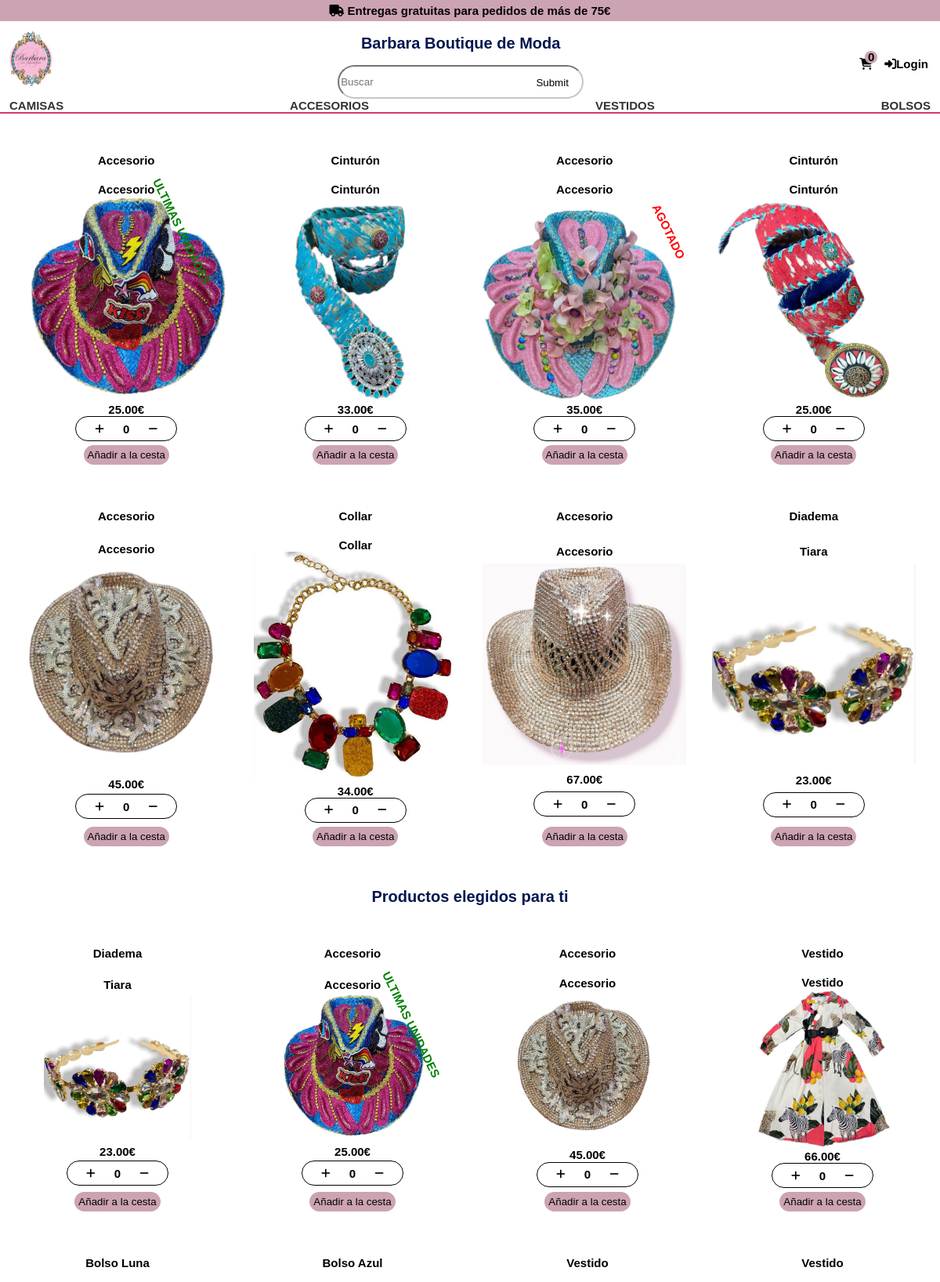
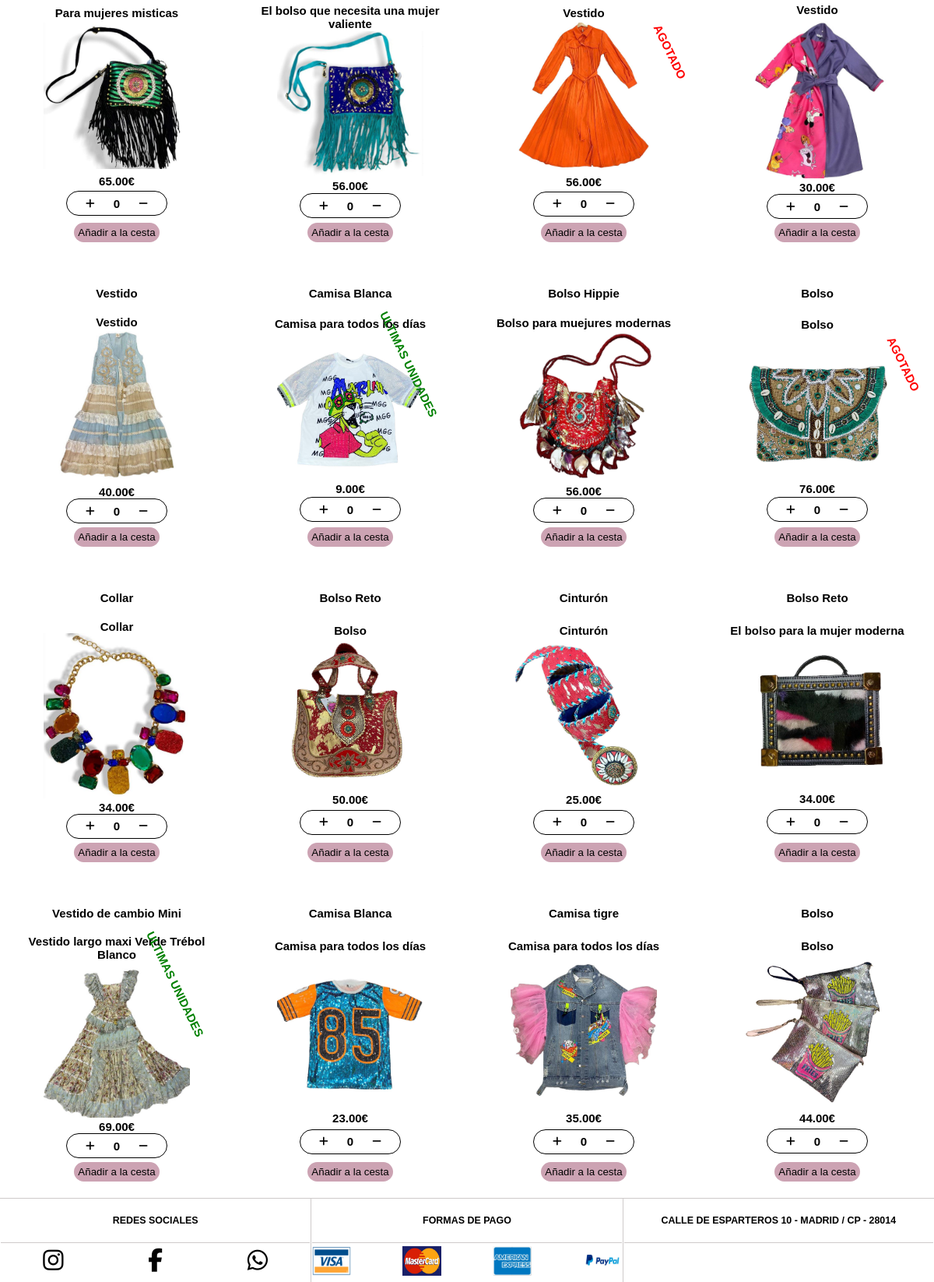
The app's page /php/controlador/accesorios.php with its own data (2 pictures, top to bottom).
### tables this page shows
CREATE TABLE `producto` (
  `id_producto` int NOT NULL AUTO_INCREMENT,
  `nombre` varchar(30) DEFAULT NULL,
  `titulo` varchar(100) DEFAULT NULL,
  `precio` decimal(5,2) DEFAULT NULL,
  `descripcion` varchar(700) DEFAULT NULL,
  `imagen_producto` varchar(150) DEFAULT NULL,
  `categorias_id` int DEFAULT NULL,
  `cantidad` int DEFAULT NULL,
  PRIMARY KEY (`id_producto`)
);

### php/controlador/accesorios.php (called while the page is built, shortened)
<?php
require_once(__DIR__."/../modelo/modeloMetodoProductos.php");
    $productos = new modeloProductos();
    require_once(__DIR__."/../modelo/modeloMetodoPedidos.php");
    $datosProductos = $productos->obtenerProductos(4);
    require_once(__DIR__."/../vista/productos.php");
?>

### php/controlador/header.php (called while the page is built, shortened)
<?php
    $cantidadCestaTotal = 0;
    require_once(__DIR__."/../vista/header.php");
?>

### php/config/sesiones.php (called while the page is built, shortened)
<?php
$logueado = isset($_SESSION['session_id'])  && session_id() == $_SESSION['session_id'];
?>

### php/config/conexion.php (called while the page is built)
<?php
    function conectarse_parampdo($bd){
    $servername = "localhost";
    $username = "root";
    $password = "root";
    try {
        $conect = new PDO("mysql:host=$servername;dbname=$bd", $username, $password);
      $conect->setAttribute(PDO::ATTR_ERRMODE, PDO::ERRMODE_EXCEPTION);
    } catch(PDOException $e) {
        $conect->rollback();
        echo "la conexion ha fallado". $e->getMessage();
        exit;
  }
     return $conect;
  }
?>

### php/modelo/modeloMetodoProductos.php (called while the page is built, shortened)
<?php
require_once ($_SERVER['DOCUMENT_ROOT']."/dashboard/TiendaOnlineTFG/php/config/conexion.php");
include($_SERVER['DOCUMENT_ROOT']."/dashboard/TiendaOnlineTFG/php/config/sesiones.php");
class modeloProductos {
    public function __construct() {
        $this->productoDevuelto = array();
        $this->dbh = conectarse_parampdo("formulariotienda");
    }
    public function obtenerProductos($categoria){
        $stmt=$this->dbh-> prepare("SELECT * FROM producto p INNER JOIN categorias c ON c.id_categorias=p.categorias_id where id_categorias=$categoria;");
        $stmt->execute();
        $row= $stmt->fetchAll(PDO::FETCH_OBJ);
            if (empty($row)){
                echo "No hay productos!";
                exit;
            }else{
                foreach ($row as $res)
            {
                $this->productoDevuelto[]=$res;
            }
                return $this->productoDevuelto;
                $this->dbh=null;
        }
    }
    public function buscarProductosRandom(){
        $stmt=$this->dbh-> prepare('SELECT * FROM producto order by RAND() LIMIT 20');
        $stmt->execute();
        $row= $stmt->fetchAll(PDO::FETCH_OBJ);
        if (!empty($row)){
            foreach ($row as $res)
        {
            $this->productoDevuelto[]=$res;
        }
            return $this->productoDevuelto;
            $this->dbh=null;
        }
    }
}
?>

### php/controlador/productosRandom.php (called while the page is built)
<?php
require_once(__DIR__."/../modelo/modeloMetodoProductos.php");
    $productos = new modeloProductos();
    $productosRandom = $productos->buscarProductosRandom();
?>

### php/vista/productos.php (the view, shortened to what this page needs)
<?php
include ("../config/sesiones.php");
?>
<!DOCTYPE html>
<html lang="en">
  <head>
    <link rel="stylesheet" href="../../css/estilos.css" />
  </head>
  <body>
    <div class="container">
      <?php include ($_SERVER['DOCUMENT_ROOT']."/dashboard/TiendaOnlineTFG/php/controlador/header.php"); ?>
      <section>
        <div class="section1">
          <?php
            foreach ($datosProductos as $dato) {
            $ExisteProductoEnCesta = isset($_SESSION['cesta'][$dato->id_producto]);
          ?>
          <div>
          <?php
            if($dato->cantidad == 0) {
          ?>
          <p class="agotado">AGOTADO</p>
          <?php
            }
          ?>
          <?php
            if($dato->cantidad > 0  &&  $dato->cantidad  < 5) {
          ?>
            <p class="utlimasUnidades">ULTIMAS UNIDADES</p>
          <?php
            }
          ?>
            <h4><?php echo $dato->nombre; ?></h4>
            <p><?php echo $dato->titulo; ?></p>
          <div>
          <a href="accesoriosDetalles.php?producto=<?php echo $dato->id_producto; ?>"><img src="../../img/<?php echo $dato->imagen_producto; ?>"/></a>
          </div>
          <div>
          <div>
          <p><?php echo $dato->precio; ?>€</p>
          </div>
          </div>
          <div class="contenedorbotones">
            <div class="botones">
              <button class="incr" id="incr2" onclick="incrementar(<?php echo $dato->id_producto;?>,<?php echo ($ExisteProductoEnCesta ? $dato->cantidad - $_SESSION['cesta'][$dato->id_producto] : $dato->cantidad);?>)">
                <i class="fa-solid fa-plus"></i>
              </button>
              <p class="contar" id="contar<?php echo $dato->id_producto; ?>">0</p>
              <button class="decr" id="decr2" onclick="decrementar(<?php echo $dato->id_producto;?>)">
                <i class="fa-solid fa-minus"></i>
              </button>
            </div>
          </div>
          <form method="POST" action="">
            <input type="submit" value="Añadir a la cesta">
          </form>
          </div>
          <?php
            }
          ?>
          </div>
          <h2>Productos elegidos para ti</h2>
          <section class="productosRandom" >
            <?php include ($_SERVER['DOCUMENT_ROOT']."/dashboard/TiendaOnlineTFG/php/controlador/productosRandom.php");
            foreach($productosRandom as $dato) {
              $ExisteProductoEnCesta = isset($_SESSION['cesta'][$dato->id_producto]);
            ?>
            <div>
              <h4><?php echo $dato->nombre; ?></h4>
              <p><?php echo $dato->titulo; ?></p>
            <div>
              <a href="accesoriosDetalles.php?producto=<?php echo $dato->id_producto; ?>"><img src="../../img/<?php echo $dato->imagen_producto; ?>"/></a>
            </div>
              <p><?php echo $dato->precio; ?>€</p>
              <div class="contenedorbotones">
                <div class="botones">
                  <button class="incr" id="incr2" onclick="incrementar(<?php echo $dato->id_producto;?>, <?php echo ($ExisteProductoEnCesta ? $dato->cantidad - $_SESSION['cesta'][$dato->id_producto] : $dato->cantidad);?>)">
                    <i class="fa-solid fa-plus"></i>
                  </button>
                    <p class="contar" id="contar<?php echo $dato->id_producto; ?>">0</p>
                  <button class="decr" id="decr2" onclick="decrementar(<?php echo $dato->id_producto;?>)">
                    <i class="fa-solid fa-minus"></i>
                  </button>
                </div>
                <?php
                    if($dato->cantidad == 0) {
                  ?>
                    <p class="agotado">AGOTADO</p>
                  <?php
                    }
                  ?>
                  <?php
                    if($dato->cantidad > 0  &&  $dato->cantidad  < 5) {
                  ?>
                    <p class="utlimasUnidades">ULTIMAS UNIDADES</p>
                  <?php
                    }
                  ?>
              </div>
              <form method="POST" action="">
                <input type="submit" value="Añadir a la cesta">
              </form>
            </div>
            <?php
              }
            ?>
          </section>
        </div>
      <?php include ($_SERVER['DOCUMENT_ROOT']."/dashboard/TiendaOnlineTFG/php/vista/footer.php"); ?>
  </body>
</html>

### php/vista/header.php (shortened to what this page needs)
<header>
  <div class="menu">
        <div class="cabezera" id="texto"></div>
            <div class="barraSuperior">
                <a href="/dashboard/TiendaOnlineTFG/index.php"><img src="/dashboard/TiendaOnlineTFG/img/logo.jpeg" alt="logo" /></i></a>
            <div class="buscardor">
                <h2>Barbara Boutique de Moda</h2>
                <form method="POST" action="">
                    <div>
                    <input type="search" id="search "name="search" placeholder="Buscar"/>
                        <input type="submit" name="submit" />
                    </div>
                </form>
            </div>
            <div class="login">
                <?php
                if (!$logueado) {
                    echo '<div class="carrito">';
                    echo '<a href="/dashboard/TiendaOnlineTFG/php/controlador/carritoCompra.php"><i class="fa-solid fa-cart-shopping"></i>';
                    echo '<div id="cantidadProductos">'.$cantidadCestaTotal.'</div></a>';
                    echo '</div>';
                    echo '<div class="loguear">';
                    echo    '<a href="/dashboard/TiendaOnlineTFG/php/controlador/loginUsuario.php"><i class="fa-solid fa-right-to-bracket"></i>Login</a>';
                    echo '</div>';
                }
                ?>
            </div>
        </div>
        <nav class="navSuperior">
            <a href="/dashboard/TiendaOnlineTFG/php/controlador/camisas.php">Camisas</a>
            <a href="/dashboard/TiendaOnlineTFG/php/controlador/accesorios.php">Accesorios</a>
            <a href="/dashboard/TiendaOnlineTFG/php/controlador/vestidos.php">Vestidos</a>
            <a href="/dashboard/TiendaOnlineTFG/php/controlador/bolsos.php">Bolsos</a>
        </nav>
    </div>
</header>

### php/vista/footer.php (shortened to what this page needs)
<footer>
  <div>
    <section>
      <h5 class="otherInformations">Redes sociales</h5>
      <div class="footerRedes">
        <a href="https://www.instagram.com/barbara_boutique_madrid_/"><i class="fa-brands fa-instagram"></i></a>
        <a href="https://es-es.facebook.com/pages/category/Clothing--Brand-/Barbara-Boutique-De-moda-892689620769278/"><i class="fa-brands fa-facebook-f"></i></a>
        <a href="https://wa.me/34665840795"><i class="fa-brands fa-whatsapp"></i></a>
      </div>
    </section>
    <section>
      <h5 class="otherInformations">Formas de Pago</h5>
      <div class="footerImagen">
        <img src="/dashboard/TiendaOnlineTFG/img/Visa.png" alt="visa" />
        <img src="/dashboard/TiendaOnlineTFG/img/masterCard.jpg" alt="mastercard" />
        <img src="/dashboard/TiendaOnlineTFG/img/american.jpg" alt="american" />
        <img src="/dashboard/TiendaOnlineTFG/img/payPal.jpg" alt="paypal" />
      </div>
    </section>
    <section>
    <h5 class="otherInformations">Calle de Esparteros 10 - Madrid / CP - 28014</h5>
      <div>
        <iframe src="https://www.google.com/maps/embed?pb=!1m18!1m12!1m3!1d3037.6845919814446!2d-3.7074442852376333!3d40.4158375636188!2m3!1f0!2f0!3f0!3m2!1i1024!2i768!4f13.1!3m3!1m2!1s0xd42287e56fd9ea5%3A0x6d0041ff5669be35!2sC.%20de%20Esparteros%2C%2010%2C%2028012%20Madrid!5e0!3m2!1ses!2ses!4v1653609021331!5m2!1ses!2ses" width="100%" height="50" style="border:0;" allowfullscreen="" loading="lazy"></iframe>
      </div>
    </section>
  </div>
</footer>

### css/estilos.css (style rules this page uses)
body { font-size: 15px; background-color: #ffffff; margin: 0; font-family: Futura, Calibri, sans-serif; font-weight: 700; }
a { text-decoration: none; }
p { margin: 0; }
header { position: sticky; width: 100%; left: 0; top: 0; z-index: 2; }
.barraSuperior { display: flex; align-items: center; justify-content: space-between; background-color: #ffffff; }
.barraSuperior a { color: #000000 !important; }
#cantidadProductos { position: absolute; top: -8px; right: 9px; background-color: #CCA3B3; border-radius: 21px; width: 16px; height: 16px; display: flex; align-items: center; justify-content: center; }
.container { width: 100%; }
.agotado { position: absolute; top: 126px; right: 0px; transform: rotate(64deg); color: red; }
.utlimasUnidades { position: absolute; top: 126px; right: 0px; transform: rotate(64deg); color: green; }
header img { width: 63px; padding: 8px; border-radius: 50px; }
.login { display: flex; align-items: center; justify-content: space-between; padding-top: 9px; }
.loguear { display: flex; text-align: center; text-decoration: none; padding-right: 15px; }
.carrito { position: relative; padding-right: 15px; }
.navSuperior { display: flex; justify-content: space-between; background-color: white; border-bottom: 2px solid #d33971; padding: 0 12px; text-transform: uppercase; }
.navSuperior a { color:rgba(0, 0, 0, 0.8); }
.cabezera { background-color: #cca3b3; width: 100%; height: 22px; text-align: center; padding-top: 5px; }
form { position: relative; }
.buscardor input { border-color: #cbc4c4; border-radius: 35px; width: 314px; height: 43px; }
.buscardor input[type="submit"] { border-radius: 35px; width: 66px; color: black; background-color: #ffffff; border-color: #a39c9c; position: absolute; height: 38px; top: -2px; right: 2px; }
h2 { text-align: center; font-size: 20px; color: #00174f; font-family: Futura, Calibri, sans-serif; }
.fa-brands { font-size: 30px; }
input[type="submit"] { padding: 5px; margin: 5px; background-color: #CCA3B3; border: 0; border-radius: 20px; cursor: pointer; }
.section1 > div { display: flex; align-items: center; justify-content: space-between; flex-direction: column; padding: 15px; margin: 1px; width: calc(25% - 32px); position: relative; }
.section1 { display: flex; flex-wrap: wrap; padding: 15px; }
.section1 img { width: 100%; }
.productosRandom { display: flex; text-align: center; justify-content: space-around; flex-wrap: wrap; }
.productosRandom > div { display: flex; align-items: center; justify-content: space-between; flex-direction: column; padding: 15px; margin: 1px; width: calc(25% - 32px); position: relative; }
.productosRandom img { width: 70%; }
form { display: flex; justify-content: center; flex-direction: column; align-items: center; }
.contenedorbotones { display: flex; border: 1px solid; border-radius: 50px; width: fit-content; height: 30px; }
.botones { display: flex; flex-direction: row; justify-content: space-between; align-items: center; }
.botones button { margin: 5px; width: 50px; height: 25px; cursor: pointer; background-color: white; border: none; border-radius: 5px; }
button { background-color: #CCA3B3; width: 100px; margin: 20px auto; margin-top: 35px; border: 0; border-radius: 3px; }
footer div { display: flex; background-color: #ffffff; color: #000000; border-top: 1px solid rgb(206, 202, 202); padding-bottom: 0px; }
footer a { color: #000000 !important; }
footer img { width: 50px; }
footer > div > section { border-left: 1px solid rgb(206, 202, 202); width: 35%; padding: 0 1px; }
footer > div > section:first-of-type { text-align: initial; border-left: none; }
.footerImagen { display: flex; flex-direction: row; justify-content: space-between; padding-top: 4px; }
.footerRedes { display: flex; flex-direction: row; justify-content: space-around; padding-top: 7px; }
.otherInformations { text-align: center; text-transform: uppercase; }

### records on screen
producto: cantidad "ULTIMAS UNIDADES", nombre "Accesorio", titulo "Accesorio", imagen_producto (picture), precio "25.00"
producto: nombre "Cinturón", titulo "Cinturón", imagen_producto (picture), precio "33.00"
producto: cantidad "AGOTADO", nombre "Accesorio", titulo "Accesorio", imagen_producto (picture), precio "35.00"
producto: nombre "Cinturón", titulo "Cinturón", imagen_producto (picture), precio "25.00"
producto: nombre "Accesorio", titulo "Accesorio", imagen_producto (picture), precio "45.00"
producto: nombre "Collar", titulo "Collar", imagen_producto (picture), precio "34.00"
producto: nombre "Accesorio", titulo "Accesorio", imagen_producto (picture), precio "67.00"
producto: nombre "Diadema", titulo "Tiara", imagen_producto (picture), precio "23.00"
producto: nombre "Vestido", titulo "Vestido", imagen_producto (picture), precio "66.00"
producto: nombre "Bolso Luna", titulo "Para mujeres misticas", imagen_producto (picture), precio "65.00"
producto: nombre "Bolso Azul", titulo "El bolso que necesita una mujer valiente", imagen_producto (picture), precio "56.00"
producto: nombre "Vestido", titulo "Vestido", imagen_producto (picture), precio "56.00", cantidad "AGOTADO"
producto: nombre "Vestido", titulo "Vestido", imagen_producto (picture), precio "30.00"
producto: nombre "Vestido", titulo "Vestido", imagen_producto (picture), precio "40.00"
producto: nombre "Camisa Blanca", titulo "Camisa para todos los días", imagen_producto (picture), precio "9.00", cantidad "ULTIMAS UNIDADES"
producto: nombre "Bolso Hippie", titulo "Bolso para muejures modernas", imagen_producto (picture), precio "56.00"
producto: nombre "Bolso", titulo "Bolso", imagen_producto (picture), precio "76.00", cantidad "AGOTADO"
producto: nombre "Bolso Reto", titulo "Bolso", imagen_producto (picture), precio "50.00"
producto: nombre "Bolso Reto", titulo "El bolso para la mujer moderna", imagen_producto (picture), precio "34.00"
producto: nombre "Vestido de cambio Mini", titulo "Vestido largo maxi Verde Trébol Blanco", imagen_producto (picture), precio "69.00", cantidad "ULTIMAS UNIDADES"
producto: nombre "Camisa Blanca", titulo "Camisa para todos los días", imagen_producto (picture), precio "23.00"
producto: nombre "Camisa tigre", titulo "Camisa para todos los días", imagen_producto (picture), precio "35.00"
producto: nombre "Bolso", titulo "Bolso", imagen_producto (picture), precio "44.00"

### other values on screen
$cantidadCestaTotal "0"
